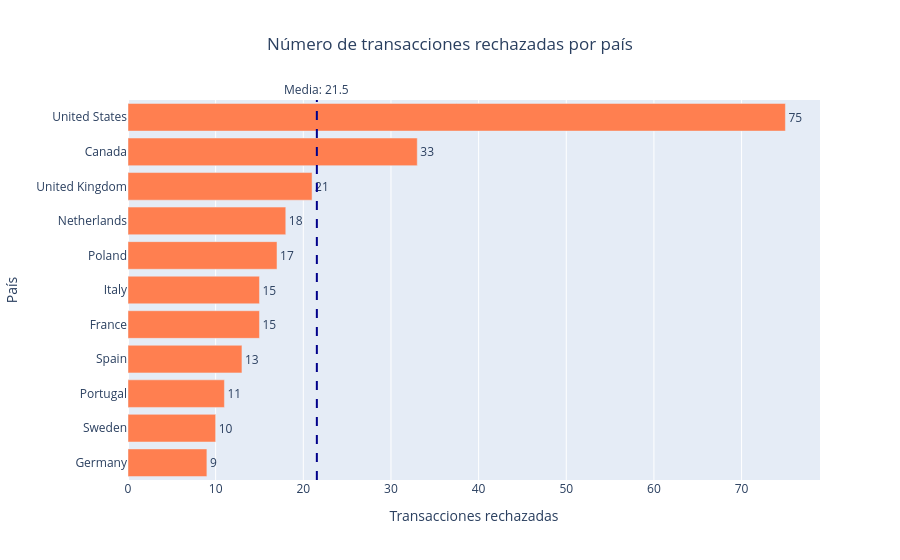

Source (notebook cell):
### Markdown cell above
2.5 Dues variables categòriques.

### Code cell
# Filtrar transacciones rechazadas
trans_declined = df_transactions[df_transactions["declined"] == 1]

# Merge con usuarios
country_declined = pd.merge(trans_declined,df_users,left_on="users_id", right_on="id")

# Recuento por país
country_declined = (country_declined.groupby("country").agg(num_declined=("declined","count")).reset_index()
    .sort_values("num_declined"))

# Calcular la media
media = country_declined["num_declined"].mean()

# Gráfico
fig = px.bar(country_declined,x="num_declined",y="country",
    orientation="h",
    text="num_declined",
    color_discrete_sequence=["coral"],
    title="Número de transacciones rechazadas por país",
    labels={"country": "País",
            "num_declined": "Transacciones rechazadas"})

# Línea de la media
fig.add_vline(x=media,line_dash="dash",line_color="darkblue",
    annotation_text=f"Media: {media:.1f}",  # Para que aparezca el cálculo de la media
    annotation_position="top")

fig.update_layout(title_x=0.5)
fig.update_traces(textposition="outside")

fig.show()

### Figure 1 — Plotly figure (JSON) as saved in the notebook; plotly's stock layout.template omitted (floating-point values rounded to 4 significant figures)
{"data": [{"hovertemplate": "Transacciones rechazadas=%{text}<br>País=%{y}<extra></extra>", "legendgroup": "", "marker": {"color": "coral", "pattern": {"shape": ""}}, "name": "", "orientation": "h", "showlegend": false, "text": [9.0, 10.0, 11.0, 13.0, 15.0, 15.0, 17.0, 18.0, 21.0, 33.0, 75.0], "textposition": "outside", "type": "bar", "x": [9, 10, 11, 13, 15, 15, 17, 18, 21, 33, 75], "xaxis": "x", "y": ["Germany", "Sweden", "Portugal", "Spain", "France", "Italy", "Poland", "Netherlands", "United Kingdom", "Canada", "United States"], "yaxis": "y"}], "layout": {"annotations": [{"showarrow": false, "text": "Media: 21.5", "x": 21.55, "xanchor": "center", "xref": "x", "y": 1, "yanchor": "bottom", "yref": "y domain"}], "barmode": "relative", "legend": {"tracegroupgap": 0}, "shapes": [{"line": {"color": "darkblue", "dash": "dash"}, "type": "line", "x0": 21.55, "x1": 21.55, "xref": "x", "y0": 0, "y1": 1, "yref": "y domain"}], "title": {"text": "Número de transacciones rechazadas por país", "x": 0.5}, "xaxis": {"anchor": "y", "domain": [0, 1], "title": {"text": "Transacciones rechazadas"}}, "yaxis": {"anchor": "x", "domain": [0, 1], "title": {"text": "País"}}}}
